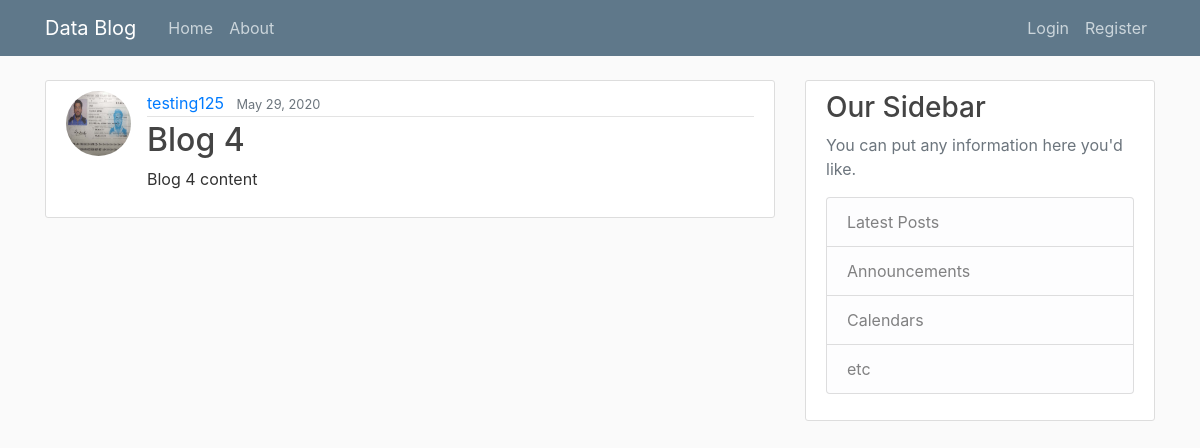
The app's page /post/4/ with its own data.
### blog/models.py (models this page shows, shortened)
class Post(models.Model):
    title = models.CharField(max_length = 100)
    content = models.TextField()
    date_posted = models.DateTimeField(default=timezone.now)
    author = models.ForeignKey(User, on_delete=models.CASCADE)

### users/models.py (models this page shows, shortened)
class Profile(models.Model):
    user = models.OneToOneField(User, on_delete = models.CASCADE)
    image = models.ImageField(default='default.jpg', upload_to='profile_pics')

### blog/views.py (the view)
# urls.py: path('post/<int:pk>/', views.PostDetailView.as_view(), name='post-detail'),
class PostDetailView(DetailView):
    model = Post

### blog/templates/blog/post_detail.html (shortened to what this page needs)
{% extends 'blog/base.html' %}
{% block content %}
<article class="media content-section">
    <img class="rounded-circle article-img" src="{{ object.author.profile.image.url }}">
    <div class="media-body">
        <div class="article-metadata">
        <a class="mr-2" href="#">{{ object.author }}</a>
        <small class="text-muted">{{ object.date_posted | date:"F d, Y" }}</small>
        </div>
        <h2 class="article-title" >{{ object.title }}</h2>
        <p class="article-content">{{ object.content }}</p>
    </div>
    </article>
{% endblock %}}

### blog/static/blog/main.css (style rules this page uses)
body { background: #fafafa; color: #333333; margin-top: 5rem; }
h1, h2, h3, h4, h5, h6 { color: #444444; }
.content-section { background: #ffffff; padding: 10px 20px; border: 1px solid #dddddd; border-radius: 3px; margin-bottom: 20px; }
.article-title { color: #444444; }
.article-content { white-space: pre-line; }
.article-img { height: 65px; width: 65px; margin-right: 16px; }
.article-metadata { padding-bottom: 1px; margin-bottom: 4px; border-bottom: 1px solid #e3e3e3 }

### records on screen
Post: author.profile.image (placeholder picture), author "testing125", date_posted "May 29, 2020", title "Blog 4", content "Blog 4 content"
